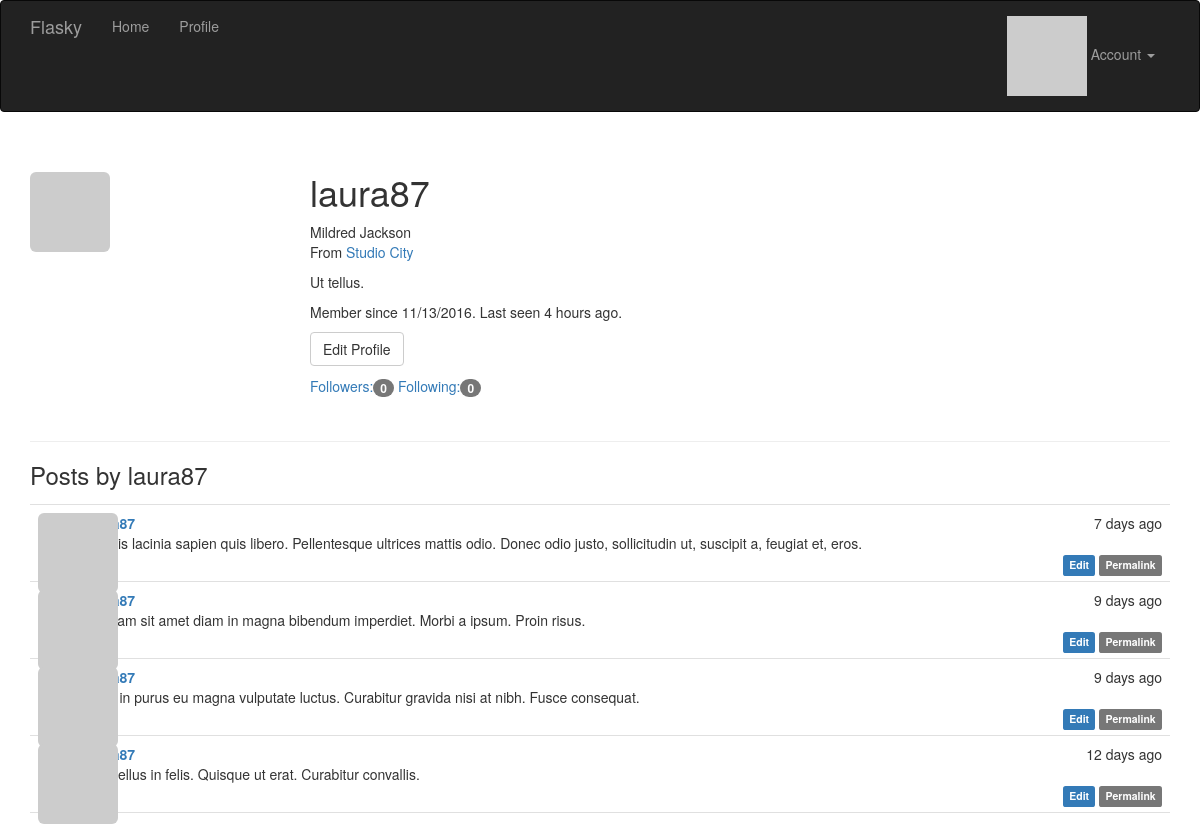
The app's page /user/laura87 (signed in) with its own data.
### app/models.py (models this page shows, shortened)
class User(UserMixin, db.Model):
    __tablename__ = 'users'
    id = db.Column(db.Integer, primary_key=True)
    username = db.Column(db.String(64), unique=True, index=True)
    role_id = db.Column(db.Integer, db.ForeignKey('roles.id'))
    password_hash = db.Column(db.String(128))
    email = db.Column(db.String(64), unique=True, index=True)
    name = db.Column(db.String(64))
    location = db.Column(db.String(64))
    about_me = db.Column(db.Text())
    member_since=db.Column(db.DateTime(), default=datetime.utcnow)
    last_seen = db.Column(db.DateTime(), default=datetime.utcnow)
    confirmed = db.Column(db.Boolean, default=True)
    avatar_hash = db.Column(db.String(32))
    posts = db.relationship('Post', backref='author', lazy='dynamic')
    followed = db.relationship('Follow',
                                foreign_keys=[Follow.follower_id],
                                backref=db.backref('follower', lazy='joined'),
                                lazy='dynamic',
                                cascade='all, delete-orphan')
    followers = db.relationship('Follow',
                                foreign_keys=[Follow.followed_id],
                                backref=db.backref('followed', lazy='joined'),
                                lazy='dynamic',
                                cascade='all, delete-orphan')
    def can(self, permissions):
        return self.role is not None and \
               (self.role.permissions & permissions) == permissions
    def is_administrator(self):
        return self.can(Permission.ADMINISTER)
    def gravatar(self, size=100, default='identicon', rating='g'):
        if request.is_secure:
            url = 'https://secure.gravatar.com/avatar'
        else:
            url = 'http://www.gravatar.com/avatar'
        hash = hashlib.md5(self.email.encode('utf-8')).hexdigest()
        return '{url}/{hash}?s={size}&d={default}&r={rating}'.format(url=url, hash=hash, size=size, default=default, rating=rating)
    def ping(self):
        self.last_seen = datetime.utcnow()
        db.session.add(self)
    @property
    def password(self):
        raise AttributeError('password is not a reaable attribute')
    @login_manager.user_loader
    def load_user(user_id):
        return User.query.get(int(user_id))

class Post(db.Model):
    __tablename__ = 'posts'
    id = db.Column(db.Integer, primary_key=True)
    body = db.Column(db.Text)
    body_html = db.Column(db.Text)
    timestamp = db.Column(db.DateTime, index=True, default=datetime.utcnow)
    author_id = db.Column(db.Integer, db.ForeignKey('users.id'))

### app/main/views.py (the view)
@main.route('/user/<username>')
def user(username):
    user = User.query.filter_by(username=username).first()
    if user is None:
        abort(404)
    posts =user.posts.order_by(Post.timestamp.desc()).all()
    return render_template('user.html', user=user, posts=posts)

### app/auth/views.py (called while the page is built)
@auth.before_app_request
def before_request():
    if current_user.is_authenticated:
        current_user.ping()
        if not current_user.confirmed and request.endpoint[:5]!='auth.':
            return redirect(url_for('auth.unconfirmed'))

### app/main/__init__.py (called while the page is built)
@main.app_context_processor
def inject_permissions():
    return dict(Permission=Permission)

### app/templates/user.html (shortened to what this page needs)
{% extends "base.html" %}
{% block page_content %}
    <div class="page-header">
        <img class="img-rounded profile-thumbnail" src="{{ user.gravatar(size=256) }}">
        <div class="profile-header">
            <h1>{{ user.username }}</h1>
            {% if user.name or user.location %}
                <p>
                    {% if user.name %}{{ user.name }}<br>{% endif %}
                    {% if user.location %}
                        From <a href="http://maps.google.com/?q={{ user.location }}">{{ user.location }}</a><br>
                    {% endif %}
                </p>
            {% endif %}
            {% if user.about_me %}<p>{{ user.about_me }}</p>{% endif %}
            <p>Member since {{ moment(user.member_since).format('L') }}. Last seen {{ moment(user.last_seen).fromNow() }}.</p>
            <p>
                {% if user == current_user %}
                    <a class="btn btn-default" href="{{ url_for('.edit_profile') }}">Edit Profile</a>
                {% endif %}
            </p>
            <a href="{{ url_for('.followers' , username=user.username) }}">
                Followers:<span class="badge">{{ user.followers.count() }}</span>
            </a>
            <a href="{{ url_for('.followed_by' , username=user.username )}}">
                Following:<span class="badge">{{ user.followed.count() }}</span>
            </a>
        </div>
    </div>
<h3>Posts by {{ user.username }}</h3>
{% include '_posts.html' %}
{% endblock %}

### app/templates/base.html (shortened to what this page needs)
{% extends "bootstrap/base.html" %}
{% block head %}
    {{ super() }}
    <link rel="stylesheet" type="text/css" href="{{ url_for('static', filename='styles.css') }}">
{% endblock %}
{% block navbar %}
    <div class="navbar navbar-inverse" role="navigation">
        <div class="container">
            <div class="navbar-header">
                <a class="navbar-brand" href="{{ url_for('main.index') }}">Flasky</a>
            </div>
            <div class="navbar-collapse collapse">
                <ul class="nav navbar-nav">
                    <li><a href="{{ url_for('main.index') }}">Home</a></li>
                    {% if current_user.is_authenticated %}
                    <li><a href="{{ url_for('main.user', username=current_user.username) }}">Profile</a></li>
                    {% endif %}
                </ul>
                <ul class="nav navbar-nav navbar-right">
                    {% if current_user.is_authenticated %}
                        <li class="dropdown">
                    <a href="#" class="dropdown-toggle" data-toggle="dropdown">
                        <img src="{{ current_user.gravatar(size=18) }}">
                        Account <b class="caret"></b>
                    </a>
                </li>
                    {% else %}
                        <li><a href="{{ url_for('auth.login') }}">登录</a></li>
                    {% endif %}
                </ul>
            </div>
        </div>
    </div>
{% endblock %}
{% block content %}
    <div class="container">
        {% block page_content %}{% endblock %}
    </div>
{% endblock %}

### app/templates/_posts.html
<ul class="posts">
    {% for post in posts %}
    <li class="post">
        <div class="post-thumbnail">
            <a href="{{ url_for('.user', username=post.author.username) }}">
                <img class="img-rounded profile-thumbnail" src="{{ post.author.gravatar(size=40) }}">
            </a>
        </div>
        <div class="post-content">
            <div class="post-date">{{ moment(post.timestamp).fromNow() }}</div>
            <div class="post-author"><a href="{{ url_for('.user', username=post.author.username) }}">{{ post.author.username }}</a></div>
            <div class="post-body">
                {% if post.body_html %}
                    {{ post.body_html | safe }}
                {% else %}
                    {{ post.body }}
                {% endif %}
            </div>
            <div class="post-footer">
                {% if current_user == post.author %}
               <a href="{{ url_for('.edit', id=post.id) }}">
                    <span class="label label-primary">Edit</span>
               </a>
                {% elif current_user.is_administrator() %}
              <a href="{{ url_for('.edit', id=post.id) }}">
                   <span class="label label-danger">Edit [Admin]</span>
               </a>#}
               {% endif %}
                <a href="{{ url_for('.post', id=post.id) }}">
                    <span class="label label-default">Permalink</span>
                </a>
            </div>
        </div>
    </li>
    {% endfor %}
</ul>

### app/static/styles.css (style rules this page uses)
.profile-thumbnail { position: absolute; }
.profile-header { min-height: 260px; margin-left: 280px; }
ul.posts { list-style-type: none; padding: 0px; margin: 16px 0px 0px 0px; border-top: 1px solid #e0e0e0; }
ul.posts li.post { padding: 8px; border-bottom: 1px solid #e0e0e0; }
div.post-date { float: right; }
div.post-author { font-weight: bold; }
div.post-thumbnail { position: absolute; }
div.post-content { margin-left: 48px; min-height: 48px; }
div.post-footer { text-align: right; }

### records on screen
User: username "laura87", name "Mildred Jackson", location "Studio City", about_me "Ut tellus.", member_since "11/13/2016", last_seen "4 hours ago"
Post: timestamp "7 days ago", body "Mauris lacinia sapien quis libero. Pellentesque ultrices mattis odio. Donec odio justo, sollicitudin ut, suscipit a, feugiat et, eros."
Post: timestamp "9 days ago", body "Aliquam sit amet diam in magna bibendum imperdiet. Morbi a ipsum. Proin risus."
Post: timestamp "9 days ago", body "Cras in purus eu magna vulputate luctus. Curabitur gravida nisi at nibh. Fusce consequat."
Post: timestamp "12 days ago", body "Phasellus in felis. Quisque ut erat. Curabitur convallis."

### other values on screen
{{ user.followers.count() }} "0"
{{ user.followed.count() }} "0"
